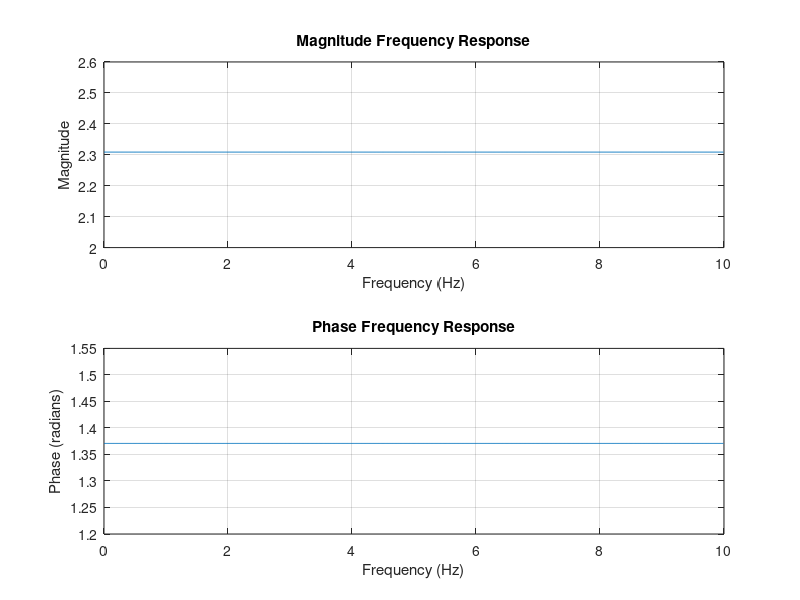

This chart was generated by the following MATLAB code:
c1 = [1 0];
d1 = [1 4 5];
fs = 10;
T = 1/fs;

[R1, p1, k1] = residue(c1, d1);
p1 = exp(p1*T);
[b1, a1] = residuez(R1, p1, k1);
b1 = (b1');
a1 = (a1');

[h1, fre] = freqz(b1, a1, 1000, fs);

figure;
subplot(2, 1, 1);
plot(fre, abs(h1));
title('Magnitude Frequency Response');
xlabel('Frequency (Hz)');
ylabel('Magnitude');
grid on;

subplot(2, 1, 2);
plot(fre, angle(h1));
title('Phase Frequency Response');
xlabel('Frequency (Hz)');
ylabel('Phase (radians)');
grid on;